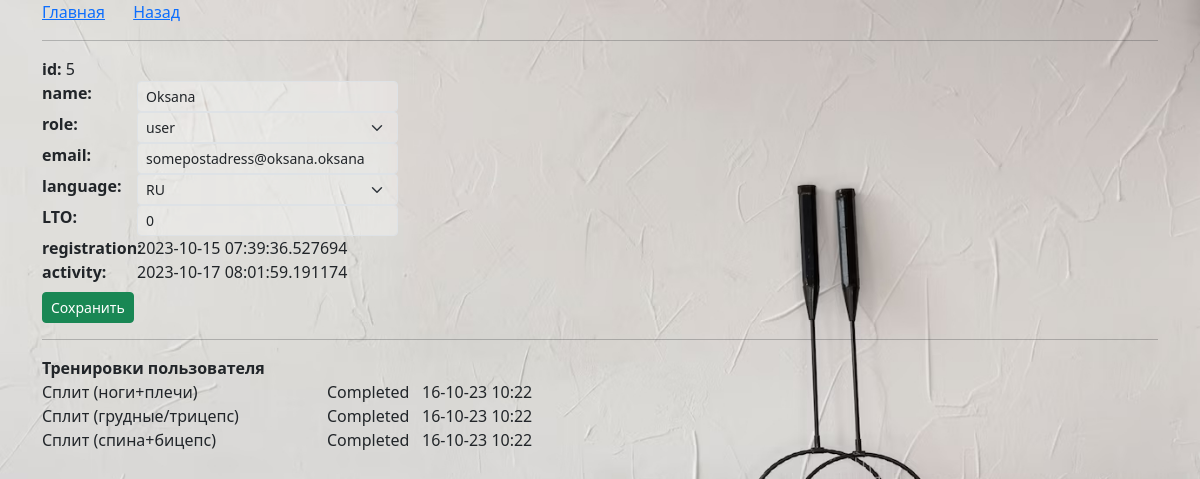
/user_details/5, run on an earlier commit of the app's database.
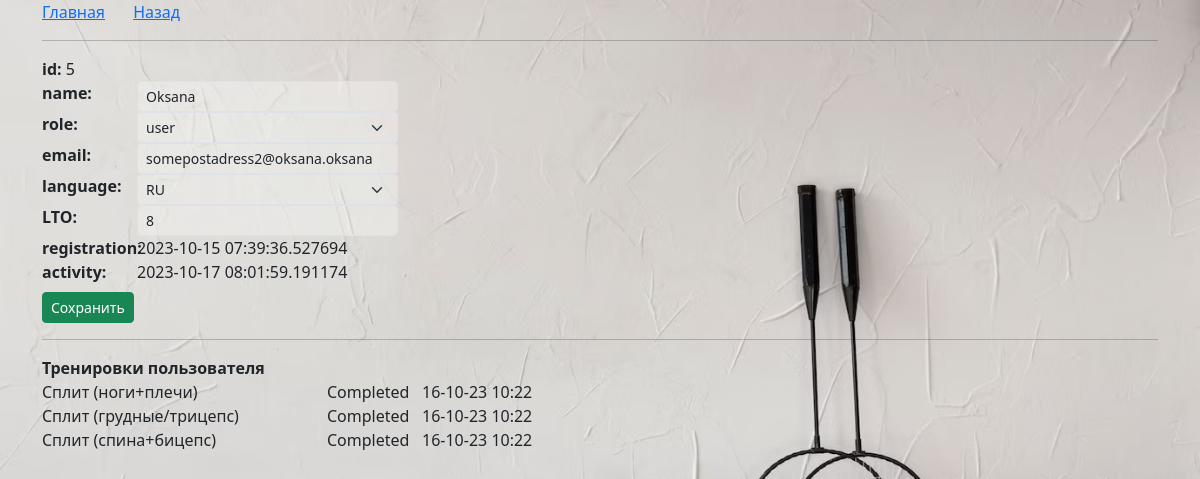
And on a later commit of the database.
### _models.py (models this page shows, shortened)
class User(db.Model, UserMixin):
    __tablename__ = 'users'
    id = db.Column(db.Integer, primary_key=True)
    name = db.Column(db.String(80), nullable=False, unique=True)
    password = db.Column(db.String(80), nullable=False)
    role = db.Column(db.String(80), nullable=False, default='user')
    email = db.Column(db.String(80), unique=True, nullable=False)
    language = db.Column(db.String(20), default='EN')
    preferences = db.Column(db.Text, default=[])
    date_registration = Column(db.DateTime)
    date_last_activity = Column(db.DateTime)
    trainings = relationship('UserTraining', back_populates='user')

class Training(db.Model):
    __tablename__ = 'trainings'
    training_id = db.Column(db.Integer, primary_key=True)
    name = db.Column(db.String(50), nullable=False)
    local_names = db.Column(db.Text)
    owner = db.Column(db.String(80), default='admin')
    exercises = relationship('Exercise', secondary='training_exercises', overlaps="trainings")
    user_trainings = relationship('UserTraining', back_populates='training', cascade='all, delete-orphan')
    plans = relationship('Plan', secondary='plan_trainings', back_populates='trainings')

### main.py (the view)
@app.route('/user_details/<int:user_id>')
def user_details(user_id):
    roles = config.ACCOUNT_TYPES
    languages = config.LANGUAGES
    user = User.query.get(user_id)
    prefs = json.loads(user.preferences)
    user_trainings = UserTraining.query.filter_by(user_id=user.id).all()
    user_trainings_ids = [user_training.training_id for user_training in user_trainings]
    trainings = Training.query.filter(Training.training_id.in_(user_trainings_ids)).all()
    trainings_dict = {train.training_id: train.name for train in trainings}
    user_trainings_list = []
    for user_training in user_trainings:
        user_trainings_list.append({'name':trainings_dict[user_training.training_id], 'complete': user_training.completed,
                                    'date_complete': user_training.date_completed.strftime('%d-%m-%y %H:%M') if user_training.date_completed is not None else 'x'})
    sorted_user_trainings = sorted(user_trainings_list, key=lambda ut: ut['date_complete'], reverse=True)
    return render_template('user_details.html', user=user, prefs=prefs, sorted_user_trainings=sorted_user_trainings,
                           roles=roles, languages=languages)

### _logic.py (called while the page is built)
def load_localization_dict():
    phrases = Localization.query.all()
    phrases_list = {}
    for phrase in phrases:
        translations_dict = json.loads(phrase.translations)
        phrases_list[phrase.key] = translations_dict
    return phrases_list

### main.py (called while the page is built)
@app.context_processor
def inject_local_dict():
    local_dict = load_localization_dict()
    return {'local_dict': local_dict}

### templates/user_details.html (shortened to what this page needs)
{% extends 'base.html' %}
{% block body %}
    <div class="mb-2">
        <a href="/" class="me-4">Главная</a>
        <a href="/users_administration" class="me-4">Назад</a>
    </div>
<hr>
    <form action="/save_user_data" method="post">
        <div class="">
            <strong>id:</strong> {{user.id}}
        </div>
        <div class="row">
            <div class="col-1">
                <strong>name:</strong>
            </div>
            <div class="col-3">
                <input type="text" name="user_name" class="form-control form-control-sm bg-white-op-50" value="{{user.name}}">
            </div>
        </div>
        <div class="row">
            <div class="col-1">
                <strong>role:</strong>
            </div>
            <div class="col-3">
                <select name="role_select" class="form-select form-select-sm bg-white-op-50" aria-label="Small select example">
                    {% for key, role in roles.items() %}
                        <option {% if user.role == key %} selected {% endif %}>{{key}}</option>
                    {% endfor %}
                </select>
            </div>
        </div>
        <div class="row">
            <div class="col-1">
                <strong>email:</strong>
            </div>
            <div class="col-3">
                <input type="text" name="user_email" class="form-control form-control-sm bg-white-op-50" value="{{user.email}}">
            </div>
        </div>
        <div class="row">
            <div class="col-1">
                <strong>language:</strong>
            </div>
            <div class="col-3">
                <select name="lang_select" class="form-select form-select-sm bg-white-op-50" aria-label="Small select example">
                    {% for lang in languages %}
                        <option {% if user.language == lang %} selected {% endif %}>{{lang}}</option>
                    {% endfor %}
                </select>
            </div>
        </div>
        <div class="row">
            <div class="col-1">
                <strong>LTO:</strong>
            </div>
            <div class="col-3">
                <input type="number" name="user_LTO" class="form-control form-control-sm bg-white-op-50" value="{{prefs.LTO}}">
            </div>
        </div>
        <div class="row">
            <div class="col-1">
                <strong>registration:</strong>
            </div>
            <div class="col-3">
                {{user.date_registration}}
            </div>
        </div>
        <div class="row">
            <div class="col-1">
                <strong>activity:</strong>
            </div>
            <div class="col-3">
               {{user.date_last_activity}}
            </div>
        </div>
        <input type="submit" class="btn btn-sm btn-success mt-2" value="Сохранить">
    </form>
    <hr>
    <div class="">
        <strong>Тренировки пользователя</strong>
        {% for train in sorted_user_trainings %}
            <div class="row">
                <div class="col-3">
                    {{train.name}}
                </div>
                <div class="col-1">
                    {% if train.complete %}
                        Completed
                    {% else %}
                        Assigned
                    {% endif %}
                </div>
                <div class="col">
                    {% if train.complete %}
                        {{train.date_complete}}
                    {% else %}
                        -
                    {% endif %}
                </div>
            </div>
        {% endfor %}
    </div>
{% endblock %}

### templates/base.html (shortened to what this page needs)
<!doctype html>
<html lang="ru">
<head>
    <link rel="stylesheet" href="{{ url_for('static', filename='css/bootstrap.min.css' )}}">
    <link rel="stylesheet" href="{{ url_for('static', filename='css/main.css' )}}">
    <link href="https://cdnjs.cloudflare.com/ajax/libs/select2/4.1.0-beta.1/css/select2.min.css" rel="stylesheet" />
</head>
<body>
    <div class="container">
        {% block body %}{% endblock %}
    </div>
</body>
</html>

### static/css/main.css (style rules this page uses)
body { background-image: url('../imgs/background.jpg'); background-size: cover; background-repeat: no-repeat; background-attachment: fixed; }
.bg-white-op-50 { background-color: rgba(255,255,255, 0.3); }

What changed in the data, as far as the page shows it:
changed User "Oksana": user_email "somepostadress@oksana.oksana" → "somepostadress2@oksana.oksana"
Also different on the page:
form field user_LTO: "0" → "8"
